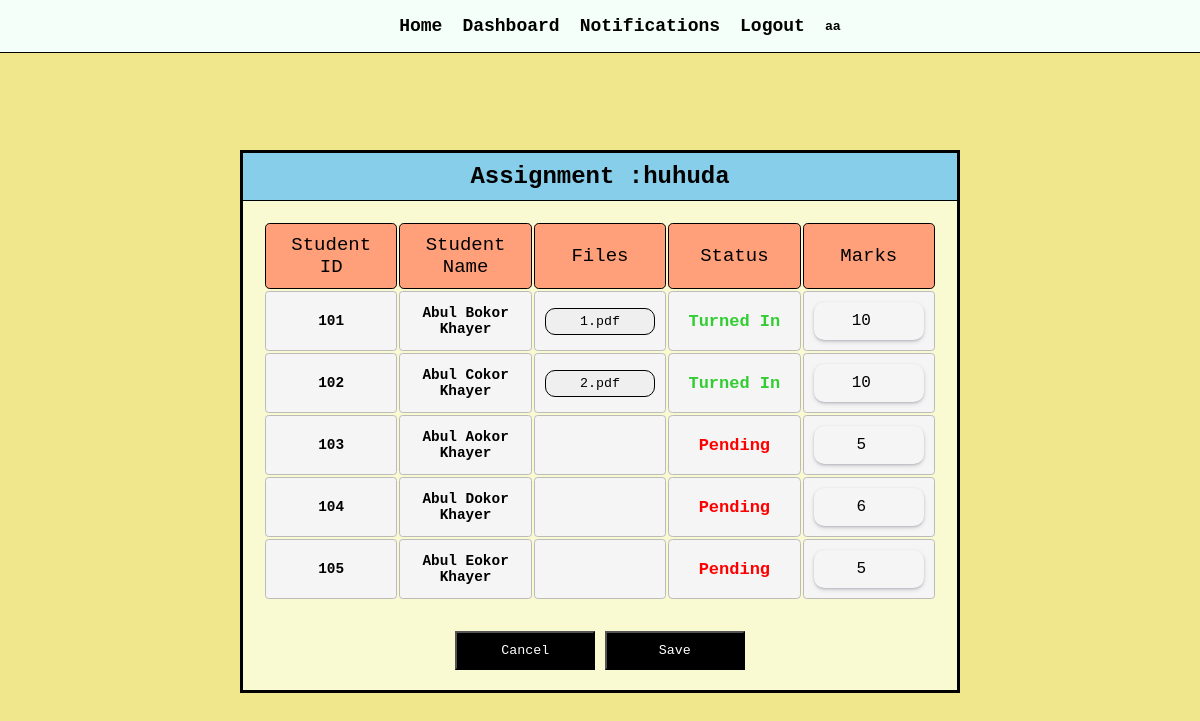
The page /indAss/4/ (signed in) on the database its author committed.
### ok/models.py (models this page shows, shortened)
class Assignment(models.Model):
    assignmentId=models.IntegerField(null=True)
    dept=models.ForeignKey(Department,on_delete=models.CASCADE,null=True)
    session=models.ForeignKey(Session,on_delete=models.CASCADE,null=True)
    semester=models.ForeignKey(Semester,on_delete=models.CASCADE,null=True)
    course=models.ForeignKey(Course,on_delete=models.CASCADE,null=True)
    name=models.CharField(max_length=100,null=True)
    desc=models.TextField(max_length=1000,null=True)
    student=models.ForeignKey(Student,on_delete=models.CASCADE,null=True)
    fi=models.FileField(upload_to='',null=True)
    date=models.DateField(null=True)
    marks=models.IntegerField(default=0)
    teaFi=models.FileField(upload_to='',null=True)
    status=models.CharField(max_length=100,null=True,default='pending')

class Student(models.Model):
    dept=models.ForeignKey(Department,on_delete=models.CASCADE,null=True)
    name=models.CharField(max_length=40,blank=True,null=True)
    studentId=models.IntegerField(unique=True)
    username=models.CharField(max_length=40,null=True,blank=True)
    email=models.EmailField(max_length=30,blank=True)
    password=models.CharField(max_length=15,blank=True)
    session=models.ForeignKey(Session,on_delete=models.CASCADE,null=True)
    image=models.ImageField(blank=True,null=True)

### ok/views.py (the view, shortened to what this page needs)
# urls.py: path('indAss/<int:id>/',views.indAss,name='indAss'),
def indAss(request,id):
   assignment=Assignment.objects.get(assignmentId=int(id),student=None)
   dept=Department.objects.get(deptId=assignment.dept.deptId)
   session=Session.objects.get(dept=dept,session=assignment.session.session)
   semester=Semester.objects.get(dept=dept,session=session,semester=assignment.semester.semester)
   course=Course.objects.get(dept=dept,session=session,semester=semester,courseCode=assignment.course.courseCode)
   ar=[]
   students=Student.objects.filter(dept=dept,session=session).order_by('studentId')
   for o in students:
      ass=Assignment.objects.get(
         dept=dept,session=session,semester=semester,course=course,
         student=Student.objects.get(studentId=o.studentId),
         assignmentId=int(id)
      )
      ar.append(ass)
   if 'dekha' in request.POST:
      return redirect('/pdfs/'+str(id)+'/'+str(dept.deptId)+'/'+str(session.session)+'/'+str(request.POST.get('dekha')))
   if 'cancel' in request.POST:
         url='/assignment/'+str(session.session)+'/'+str(semester.semester)+'/'+str(course.courseCode)+'/'+str(dept.deptId)
         return redirect(url)
   cont={
      'assignment':assignment,
      'ass':ar
   }
   return render(request,'indAss.html',cont)

### templates/indAss.html (shortened to what this page needs)
{%extends 'navigation.html'%} {%block body%}
<!DOCTYPE html>
<html lang="en">
  <head>
  </head>
  <body>
    <h2>Assignment :{{assignment.name}}</h2>
    <div class="con">
      <form method="POST">
        <table>
          <thead>
            <tr>
              <th>Student ID</th>
              <th>Student Name</th>
              <th>Files</th>
              <th>Status</th>
              <th>Marks</th>
            </tr>
          </thead>
          {%for o in ass%}
          <tr>
            <th>{{o.student.studentId}}</th>
            <th>{{o.student.name}}</th>
            <th>
              {%if o.fi%}
              <button
                type="submit"
                name="dekha"
                value="{{o.student.studentId}}"
              >
                {{o.fi}}
              </button>
              {%endif%}
            </th>
            {%if o.status == 'pending' %}
            <th style="color: red; font-size: 17px">Pending</th>
            {%elif o.status == 'Turned In'%}
            <th style="color: limegreen; font-size: 17px">{{o.status}}</th>
            {%else%}
            <th style="color: royalblue; font-size: 17px">{{o.status}}</th>
            {%endif%}
            <th>
              <input
                type="number"
                max="10"
                min="0"
                name="marks"
                value="{{o.marks}}"
              />
            </th>
          </tr>
          {%endfor%}
        </table>
        <div class="button">
          <button name="cancel" type="submit">Cancel</button>
          <button name="grading" type="submit">Save</button>
        </div>
      </form>
    </div>
  </body>
</html>
{%endblock body%}

### templates/navigation.html (shortened to what this page needs)
<!DOCTYPE html>
<html lang="en">
  <head>
  </head>
  <body>
    <div class="nav">
      <ul>
        <li><a href="/">Home</a></li>
        <li><a href="/dashboard">Dashboard</a></li>
        <li><a href="/noti">Notifications</a></li>
        <li><a href="/logOut">Logout</a></li>
        <li>
          <h5>{{request.user.username}}</h5>
        </li>
      </ul>
    </div>
    {%block body%} {%load static%} {%endblock body%}
  </body>
</html>

### templates/navigation.html (style rules this page uses)
* { font-family: "Courier New", Courier, monospace; box-sizing: border-box; }
body { margin: 0; background: mintcream; }
.nav { background: mintcream; position: fixed; top: 0; width: 95%; border-bottom: 1px solid black; width: 100%; }
h5 { margin: 0; }
.nav ul { display: flex; justify-content: center; align-items: center; list-style: none; }
li a { margin-right: 20px; text-decoration: none; font-size: 18px; color: black; font-weight: 19px; font-weight: 600; }
button { cursor: pointer; }

### templates/indAss.html (style rules this page uses)
body { background: khaki; display: flex; justify-content: center; align-items: center; flex-direction: column; }
h2 { margin-bottom: 0; margin-top: 150px; background: skyblue; padding: 10px; border: 3px solid black; border-bottom: 1px solid black; text-align: center; width: 60vw; }
.con { background: lightgoldenrodyellow; width: 60vw; border: 3px solid black; padding: 20px; border-top: none; margin-bottom: 100px; }
.con form { display: flex; justify-content: center; align-items: center; flex-direction: column; }
table { font-size: 90%; table-layout: fixed; width: 100%; }
table { border-collapse: separate; border-spacing: 2px; text-align: center; }
th, td { border-width: 1px; padding: 10px; position: relative; text-align: center; }
th, td { border-radius: 0.25em; border-style: solid; }
th { background: whitesmoke; border-color: #bbb; }
thead th { font-size: 19px; font-weight: 500; background: lightsalmon; border: 1px solid black; }
.button > * { margin-top: 30px; background: black; color: white; padding: 10px; width: 140px; }
th button { width: 100%; outline: none; border: 1px solid black; border-radius: 10px; padding: 5px; }
th input { text-align: center; background: none; border: none; padding: 10px; width: 100%; font-size: 16px; border-radius: 10px; box-shadow: rgba(50, 50, 93, 0.25) 0px 2px 5px -1px, rgba(0, 0, 0, 0.3) 0px 1px 3px -1px; }

### rows shown on the page
Assignment: name "huhuda"
Assignment: student.studentId "101", student.name "Abul Bokor Khayer", fi "1.pdf", status "Turned In", marks "10"
Assignment: student.studentId "102", student.name "Abul Cokor Khayer", fi "2.pdf", status "Turned In", marks "10"
Assignment: student.studentId "103", student.name "Abul Aokor Khayer", status "Pending", marks "5"
Assignment: student.studentId "104", student.name "Abul Dokor Khayer", status "Pending", marks "6"
Assignment: student.studentId "105", student.name "Abul Eokor Khayer", status "Pending", marks "5"

### other values the page prints
{{ request.user.username }} "aa"
